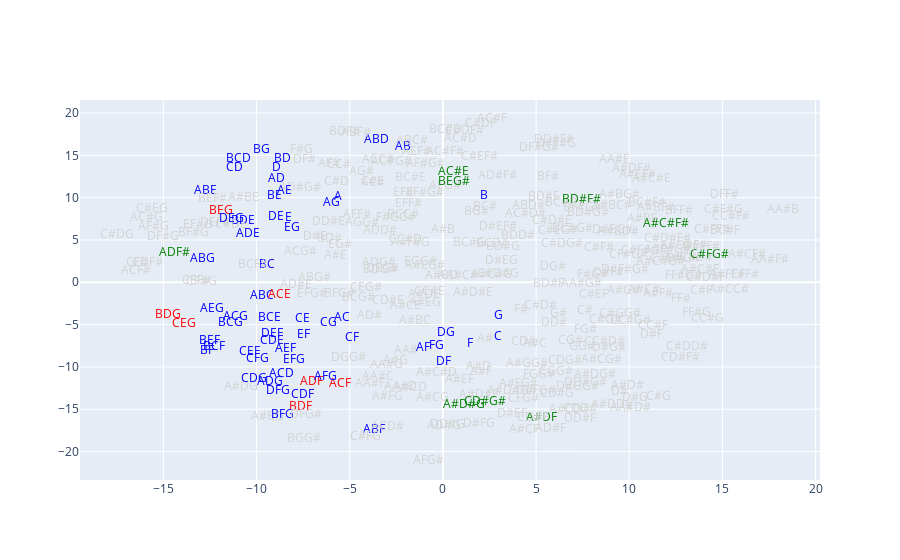

The notebook cell saved with this chart:
### Code cell
colors = ['lightgrey'] * len(chord_suffixes)
scale = Scale('C', 'major')

colors = scf.get_scale_all_triads_filter(colors, chord_suffixes, scale, 'blue')
colors = scf.get_scale_chord_degress(colors, chord_suffixes, 0, 'major', 'green')
colors = scf.get_scale_main_triads_filter(colors, chord_suffixes, scale, 'red')

fig = go.Figure()
fig.add_trace(
    go.Scatter(
        x=embeddings_df_trans[0],
        y=embeddings_df_trans[1],
        mode="text",
        text=embeddings_df_trans.index,
        textposition="middle center",
        textfont=dict(color=colors)
    )
)

### Figure 1 — Plotly figure (JSON) as saved in the notebook; plotly's stock layout.template omitted (floating-point values rounded to 4 significant figures; data arrays with more than 128 entries replaced by an {"elided": "..."} marker saying what was removed)
{"data": [{"mode": "text", "text": {"elided": "298 str values"}, "textfont": {"color": {"elided": "298 str values"}}, "textposition": "middle center", "type": "scatter", "x": {"elided": "298 float values"}, "y": {"elided": "298 float values"}}], "layout": {}}
